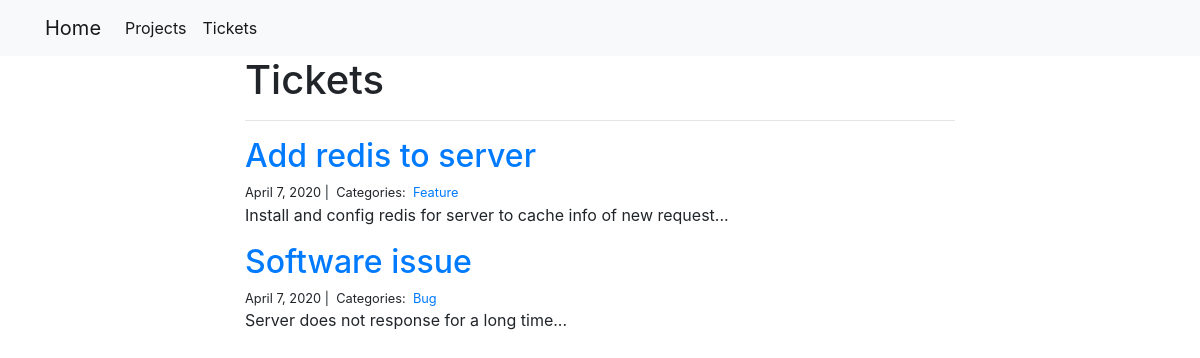
The page /tickets/ on the database its author committed.
### tickets/models.py (models this page shows, shortened)
class Ticket(models.Model):
    title = models.CharField(max_length=255)
    body = models.TextField()
    created_on = models.DateTimeField(auto_now_add=True)
    last_modified = models.DateTimeField(auto_now=True)
    categories = models.ManyToManyField('Category', related_name='tickets')

class Category(models.Model):
    name = models.CharField(max_length=20)

### tickets/views.py (the view)
# urls.py: path("", views.ticket_index, name="ticket_index"),
def ticket_index(request):
    tickets = Ticket.objects.all().order_by('-created_on')
    context = {
        "tickets": tickets,
    }
    return render(request, "ticket_index.html", context)

### tickets/templates/ticket_index.html
{% extends "base.html" %}
{% block page_content %}
<div class="col-md-8 offset-md-2">
    <h1>Tickets</h1>
    <hr>
    {% for ticket in tickets %}
    <h2><a href="{% url 'ticket_detail' ticket.pk%}">{{ ticket.title }}</a></h2>
    <small>
        {{ ticket.created_on.date }} |&nbsp;
        Categories:&nbsp;
        {% for category in ticket.categories.all %}
        <a href="{% url 'ticket_category' category.name %}">
            {{ category.name }}
        </a>&nbsp;
        {% endfor %}
    </small>
    <p>{{ ticket.body | slice:":400" }}...</p>
    {% endfor %}
</div>
{% endblock %}

### rows shown on the page
Ticket: title "Add redis to server", created_on "April 7, 2020", body "Install and config redis for server to cache info of new request"
Category: name "Feature"
Ticket: title "Software issue", created_on "April 7, 2020", body "Server does not response for a long time"
Category: name "Bug"
